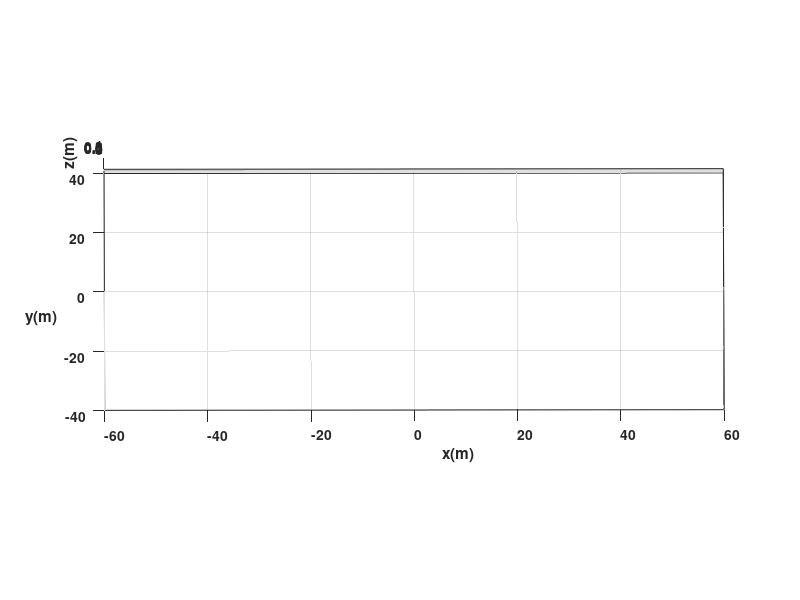

This chart was generated by the following MATLAB code: (Note: this script raises an error after producing the figure.)
%Limpieza de pantalla
clear all
close all
clc

%%%%%%%%%%%%%%%%%%%%%%%%% TIEMPO %%%%%%%%%%%%%%%%%%%%%%%%%%%%%%%%%%%%%%
tf=58;             % Tiempo de simulación en segundos (s)
ts=0.1;            % Tiempo de muestreo en segundos (s)
t=0:ts:tf;         % Vector de tiempo
N= length(t);      % Muestras


%%%%%%%%%%%%%%%%%%% CONDICIONES INICIALES %%%%%%%%%%%%%%%%%%%%%%%%%%%%%%%
%Inicializamos las variables que se van a emplear
x1= zeros (1, N+1);       % Posición (X) en el centro del eje que une las ruedas en metros (m)
y1= zeros (1, N+1);       % Posición (Y) en el centro del eje que une las ruedas en metros (m)
phi= zeros (1, N+1);      % Orientación del robot en radiaanes (rad)

%Damos valores a nuestro punto inicial de posición y orientación
x1(1)= -2.5;  %Posición inicial eje x
y1(1)= 11;  %Posición inicial eje y
phi(1)=0; %Orientación inicial del robot 

%%%%%%%%%%%%%%%%%%%%% PUNTO DE CONTROL %%%%%%%%%%%%%%%%%%%%%%%%%%%%%%%%%%%
%Inicializamos el punto de control 
hx= zeros (1, N+1);       % Posición en el eje (X) del punto de control en metros (m)
hy= zeros (1, N+1);       % Posición en el eje (Y) del punto de control en metros (m)

%Igualamos el punto de control con las proyecciones X1 y Y1 por su
%coincidencia
hx(1)= x1(1);       % Posición del punto de control en el eje (X) metros (m)
hy(1)= y1(1);       % Posición del punto de control en el eje (Y) metros (m)

%%%%%%%%%%%%%%%%%%%%%% VELOCIDADES DE REFERENCIA %%%%%%%%%%%%%%%%%%%%%%%%%%
%Tramo 1 (v=0 m/s, w=pi/6 rad/s) Giro 1
%Tramo 2 (v=3 m/s, w=0 rad/s) Linea 1
%Tramo 3 (v=0 m/s, w=pi/6 rad/s) Giro 2
%Tramo 4 (v=4.5 m/s, w=0 rad/s) Linea 2
%Tramo 5 (v=0 m/s, w=0 rad/s) Giro 3
%Tramo 6 (v=2.4 m/s, w=0 rad/s) Linea 3
%Tramo 7 (v=0 m/s, w=pi/6 rad/s) Giro 4
%Tramo 8 (v=3.8 m/s, w=0 rad/s) Linea 4
%Tramo 9 (v=0 m/s, w=pi/6 rad/s) Giro 5
%Tramo 10 (v=3 m/s, w=0 rad/s) Linea 5
%Tramo 11 (v=0 m/s, w=pi/6 rad/s) Giro 6
%Tramo 12 (v=4.5 m/s, w=0 rad/s) Linea 6
%Tramo 13 (v=0 m/s, w=0 rad/s) Giro 7
%Tramo 14 (v=2.4 m/s, w=0 rad/s) Linea 7
%Tramo 15 (v=0 m/s, w=pi/6 rad/s) Giro 8 
%Tramo 16 (v=0 m/s, w=0 rad/s) Linea 8
%Tramo 17 (v=0 m/s, w=0 rad/s) Giro 9
%Tramo 18 (v=0 m/s, w=0 rad/s) Linea 9
%Tramo 19 (v=0 m/s, w=0 rad/s) Giro 10
%Tramo 20 (v=0 m/s, w=0 rad/s) Linea 10
%Tramo 21 (v=0 m/s, w=0 rad/s) Giro 11
%Tramo 22 (v=0 m/s, w=0 rad/s) Linea 11
%Tramo 23 (v=0 m/s, w=0 rad/s) Giro 12
%Tramo 24 (v=0 m/s, w=0 rad/s) Linea 12
%Tramo 25 (v=0 m/s, w=0 rad/s) Giro 13
    %Giro 1           %Linea 1        %Giro 2         %Linea 2            %Giro 3               %%%Linea 3            %Giro 4          %Linea 4          %Giro 5                %Linea 5         %Giro 6               %Linea 6        %Giro 7              %Linea 7        %Giro 8                 %Linea 8         %Giro 9              %Linea 9           %Giro 10              %Linea 10         %Giro 11             %Linea 11       %Giro 12             %Linea 12         %Giro 13              %Linea 13          %Giro 14               %Linea 14         %Giro 15             %Linea 15        %Giro 16           %Linea 16         %Giro 17             %Linea 17          %Giro 18           %Linea 18          %Giro 19             %Linea 19        %Giro 20               %Linea 20         %Linea 22            %Giro 22          %Linea 23       %Giro 23          %Linea 24     %Giro 24   
v = [0*ones(1,10)    7.071*ones(1,10) 0*ones(1,10)    7.071/2*ones(1,10)  0*ones(1,10)          (7.071/2)*ones(1,10)  0*ones(1,10)     7.071*ones(1,10)  0*ones(1,10)           5.59*ones(1,10)  0*ones(1,10)          5*ones(1,10)    0*ones(1,10)         5.59*ones(1,10)  0*ones(1,10)           5.59*ones(1,10)  0*ones(1,10)         3.5355*ones(1,10)  0*ones(1,10)          5.59*ones(1,10)   0*ones(1,10)         2.5*ones(1,10)  0*ones(1,10)         5.59*ones(1,10)   0*ones(1,10)          3.5355*ones(1,10)  0*ones(1,10)           5.59*ones(1,10)   0*ones(1,10)         12.5*ones(1,10)  0*ones(1,10)       12.5*ones(1,10)   0*ones(1,10)         3.5355*ones(1,10)  0*ones(1,10)       3.5355*ones(1,10)  0*ones(1,10)         12.5*ones(1,10)  0*ones(1,10)           5.59*ones(1,10)   0*ones(1,10)          5*ones(1,10)    0*ones(1,10)         5.59*ones(1,10)  0*ones(1,10)           5.59*ones(1,10)  0*ones(1,10)         3.5355*ones(1,10)  0*ones(1,10)          5.59*ones(1,10)   0*ones(1,10)         2.5*ones(1,10)  0*ones(1,10)         5.59*ones(1,10)   0*ones(1,10)          3.5355*ones(1,10)  0*ones(1,10)           5.59*ones(1,10)    0*ones(1,10)]; % Velocidad lineal de referencia (m/s)
w = [-pi/4*ones(1,10) 0*ones(1,10)    pi*ones(1,10)   0*ones(1,10)        -1*(pi/2)*ones(1,10)  0*ones(1,10)          pi*ones(1,10)    0*ones(1,10)      -0.3976*pi*ones(1,10)  0*ones(1,10)     0.1476*pi*ones(1,10)  0*ones(1,10)    0.3524*pi*ones(1,10) 0*ones(1,10)     0.1476*2*pi*ones(1,10) 0*ones(1,10)     .1024*pi*ones(1,10)  0*ones(1,10)       -0.6024*pi*ones(1,10) 0*ones(1,10)      0.3524*pi*ones(1,10) 0*ones(1,10)    0.3524*pi*ones(1,10) 0*ones(1,10)      0.3976*pi*ones(1,10)  0*ones(1,10)       -0.1024*pi*ones(1,10)  0*ones(1,10)      0.3524*pi*ones(1,10) 0*ones(1,10)     pi*ones(1,10)      0*ones(1,10)      0.25*pi*ones(1,10)   0*ones(1,10)       0.5*pi*ones(1,10)  0*ones(1,10)       0.25*pi*ones(1,10)   0*ones(1,10)     -0.3524*pi*ones(1,10)  0*ones(1,10)      -0.1476*pi*ones(1,10)  0*ones(1,10)    -0.3524*pi*ones(1,10) 0*ones(1,10)     -0.1476*2*pi*ones(1,10) 0*ones(1,10)     -0.1024*pi*ones(1,10)  0*ones(1,10)       0.6024*pi*ones(1,10) 0*ones(1,10)      -0.3524*pi*ones(1,10) 0*ones(1,10)    -0.3524*pi*ones(1,10) 0*ones(1,10)      -0.3976*pi*ones(1,10)  0*ones(1,10)       0.1024*pi*ones(1,10)  0*ones(1,10)   0*ones(1,10)]; % Velocidad angular de referencia (rad/s)


%%%%%%%%%%%%%%%%%%%%%%%%% BUCLE DE SIMULACION %%%%%%%%%%%%%%%%%%%%%%%%%%%%%%%%

for k=1:N 
    
    %Aplico la integral a la velocidad angular para obtener el angulo "phi" de la orientación
    phi(k+1)=phi(k)+w(k)*ts; % Integral numérica (método de Euler)
           
   %%%%%%%%%%%%%%%%%%%%% MODELO CINEMATICO %%%%%%%%%%%%%%%%%%%%%%%%%
    
    xp1=v(k)*cos(phi(k)); 
        yp1=v(k)*sin(phi(k));
 
    %Aplico la integral a la velocidad lineal para obtener las cordenadas
    %"x1" y "y1" de la posición
    x1(k+1)=x1(k)+ ts*xp1; % Integral numérica (método de Euler)
    y1(k+1)=y1(k)+ ts*yp1; % Integral numérica (método de Euler)

    % Posicion del robot con respecto al punto de control
    hx(k+1)=x1(k+1); 
    hy(k+1)=y1(k+1);

end



%%%%%%%%%%%%%%%%%%%%%%%%%%%%% SIMULACION VIRTUAL 3D %%%%%%%%%%%%%%%%%%%%%%%%%%%%

% a) Configuracion de escena

scene=figure;  % Crear figura (Escena)
set(scene,'Color','white'); % Color del fondo de la escena
set(gca,'FontWeight','bold') ;% Negrilla en los ejes y etiquetas
sizeScreen=get(0,'ScreenSize'); % Retorna el tamaño de la pantalla del computador
set(scene,'position',sizeScreen); % Configurar tamaño de la figura
camlight('headlight'); % Luz para la escena
axis equal; % Establece la relación de aspecto para que las unidades de datos sean las mismas en todas las direcciones.
grid on; % Mostrar líneas de cuadrícula en los ejes
box on; % Mostrar contorno de ejes
xlabel('x(m)'); ylabel('y(m)'); zlabel('z(m)'); % Etiqueta de los ejes

view([-0.1 35]); % Orientacion de la figura
axis([-60 60 -40 40 0 1]); % Ingresar limites minimos y maximos en los ejes x y z [minX maxX minY maxY minZ maxZ]

% b) Graficar robots en la posicion inicial
scale = 4;
MobileRobot;
H1=MobilePlot(x1(1),y1(1),phi(1),scale);hold on;

% c) Graficar Trayectorias
H2=plot3(hx(1),hy(1),0,'r','lineWidth',2);

% d) Bucle de simulacion de movimiento del robot

step=1; % pasos para simulacion

for k=1:step:N

    delete(H1);    
    delete(H2);
    
    H1=MobilePlot(x1(k),y1(k),phi(k),scale);
    H2=plot3(hx(1:k),hy(1:k),zeros(1,k),'r','lineWidth',2);
    
    pause(ts);

end

